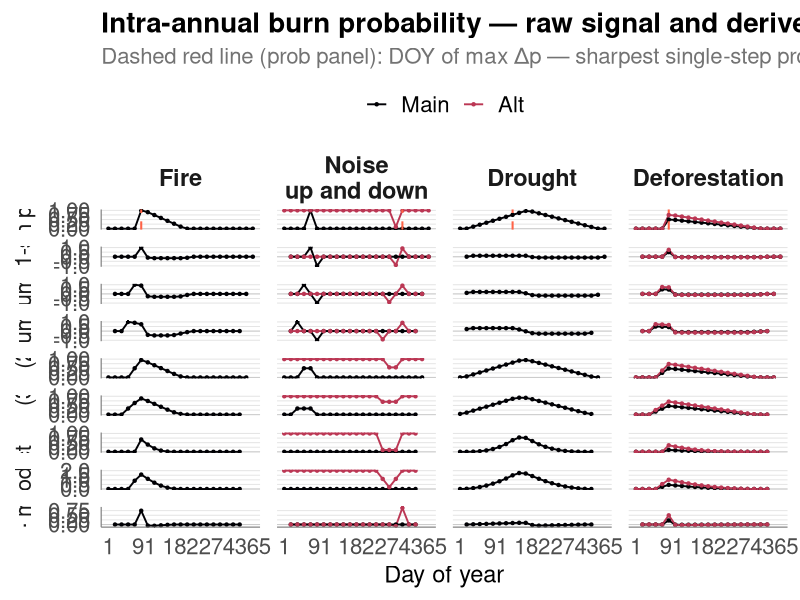
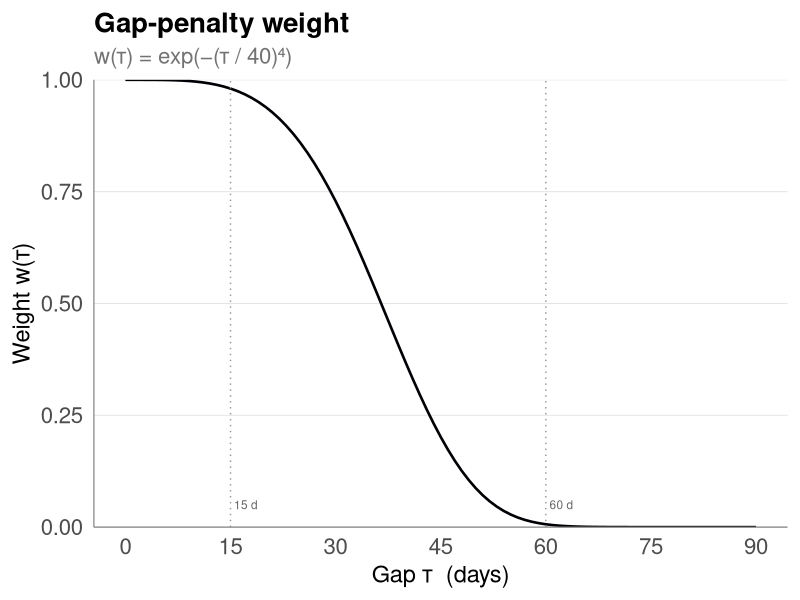
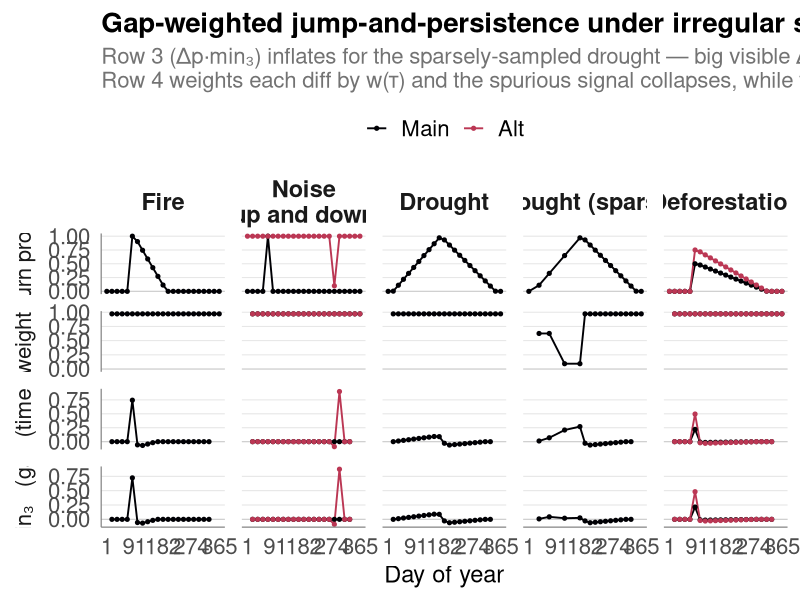
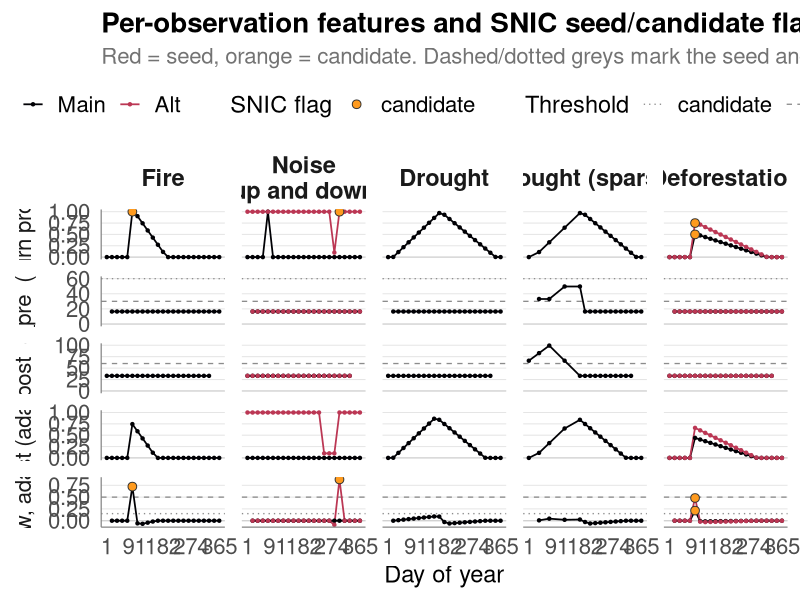
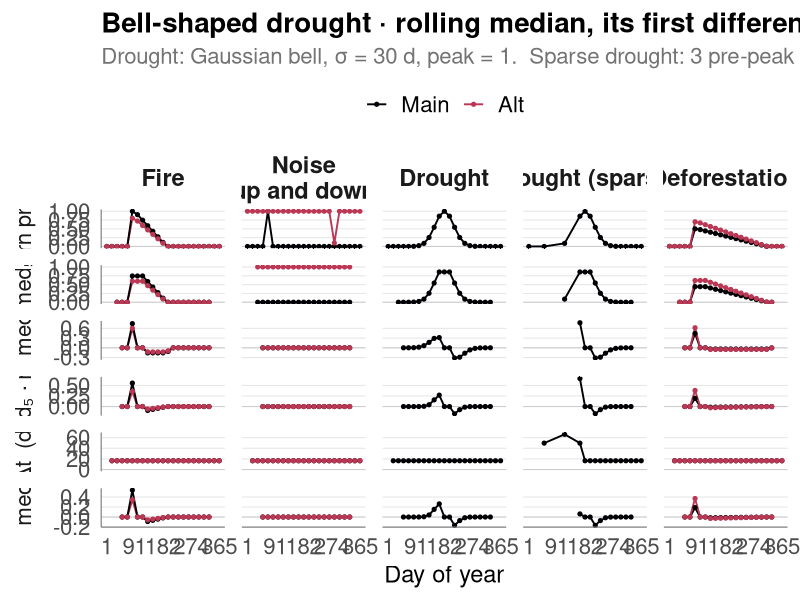
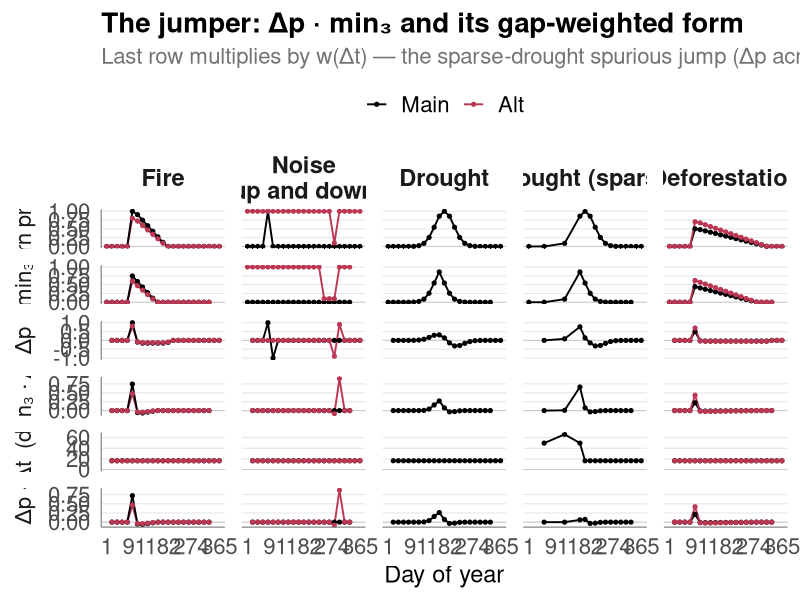

Here is the R script that generated these plots, in order:
## ---- chunk 1
library(tidyverse)

# Single source of truth for plot styling. Bump `base_size` to scale every font
# in every plot, or tweak individual elements here to update all plots at once.
theme_burn <- function(base_size = 18) {
  theme_minimal(base_size = base_size) +
    theme(
      strip.placement   = "outside",
      strip.text.y.left = element_text(size   = base_size - 2,
                                       margin = margin(r = 6)),
      strip.text.x      = element_text(face   = "bold",
                                       size   = base_size - 1,
                                       margin = margin(b = 6)),
      panel.spacing     = unit(0.85, "lines"),
      panel.grid.minor  = element_blank(),
      panel.grid.major.x = element_blank(),
      panel.grid.major.y = element_line(colour = "grey90", linewidth = 0.35),
      axis.line         = element_line(colour = "grey50", linewidth = 0.4),
      plot.title        = element_text(face   = "bold",
                                       size   = base_size + 2,
                                       margin = margin(b = 6)),
      plot.subtitle     = element_text(size   = base_size - 2,
                                       colour = "grey45",
                                       margin = margin(b = 8)),
      axis.text         = element_text(size = base_size - 2),
      axis.title        = element_text(size = base_size - 1),
      legend.position   = "top",
      legend.box        = "horizontal",
      legend.title      = element_text(size = base_size - 1),
      legend.text       = element_text(size = base_size - 2)
    )
}

theme_set(theme_burn())
## ---- chunk 2
# Regular sampling at half the previous density (~16.5 d spacing).
n   <- 23
doy <- seq(1, 365, length.out = n)

# Signal shapes are defined directly in DOY space so they survive any change
# in sampling density. Helper for "spike at the obs nearest a target DOY".
idx_at <- function(target_doy) which.min(abs(doy - target_doy))

make_signal <- function(type, peak = 1.0) {
  p <- rep(0.0, n)
  switch(type,
    fire = {
      # peak plateau DOY 73–90, then linear decline to DOY 195
      p <- ifelse(doy < 73,                                  0,
           ifelse(doy <= 90,                                 peak,
           ifelse(doy <= 195, peak * (195 - doy) / (195 - 90), 0)))
    },
    noise = {
      # baseline 0, single high spike near DOY 73
      p[idx_at(73)] <- peak
    },
    noise_down = {
      # baseline 1, single low dip near DOY 276 (later in the year)
      p[]            <- 1.0
      p[idx_at(276)] <- 0.1
    },
    drought = {
      # slow linear increase DOY 17 → 171; linear decline to DOY 349
      p <- ifelse(doy < 17,                                          0,
           ifelse(doy <= 171, peak * (doy - 17)  / (171 - 17),
           ifelse(doy <= 349, peak * (349 - doy) / (349 - 171),      0)))
    },
    deforestation = {
      # peak plateau DOY 73–90, slow decline to DOY 317
      p <- ifelse(doy < 73,                                   0,
           ifelse(doy <= 90,                                  peak,
           ifelse(doy <= 317, peak * (317 - doy) / (317 - 90), 0)))
    }
  )
  p
}

# Each row defines one signal. Multiple rows per `case` are allowed and will be
# overlaid in the same column of the facet grid, distinguished by colour.
# `type` is the signal-generator key (passed to make_signal); `case` is the panel.
signal_specs <- tibble::tribble(
  ~case,           ~type,           ~level,         ~peak,
  "fire",          "fire",          NA_character_,  1.00,
  "noise",         "noise",         "up",           1.00,
  "noise",         "noise_down",    "down",         1.00,
  "drought",       "drought",       NA_character_,  1.00,
  "deforestation", "deforestation", "0.50",         0.50,
  "deforestation", "deforestation", "0.75",         0.75
)
## ---- chunk 3
# For a probability vector p at dates d, compute:
#   pdiff      : p[t] - p[t-1], assigned to forward date t
#   pdiff_sum2 : rolling sum of 2 consecutive diffs, date of first diff
#   pdiff_sum3 : rolling sum of 3 consecutive diffs, date of first diff
#   mean2      : 2-obs forward rolling mean of p, date of first obs
#   mean3      : 3-obs forward rolling mean of p, date of first obs
#   prod3      : 3-obs forward rolling product of p, date of first obs
#                — spike-killer: any zero in the window forces the window to zero
#   q3         : sum of products of consecutive pairs in a 3-obs window,
#                p[t]·p[t+1] + p[t+1]·p[t+2], date of first obs.
#                — fires when the high value is flanked by another high value;
#                  in log-space this is logsumexp(log p[t]+log p[t+1], log p[t+1]+log p[t+2])
#   jump_x_min : (p[t] - p[t-1]) · min(p[t], p[t+1], p[t+2]), date = t
#                — combined: requires both an abrupt jump AND persistence after,
#                  so it suppresses noise (no persistence) and drought (no jump) at once
compute_metrics <- function(p, d) {
  n  <- length(p)
  pd <- diff(p)          # length n-1
  m  <- length(pd)
  pd_doy <- d[-1]        # forward dates for each diff

  list(
    prob       = tibble(doy = d,              value = p),
    pdiff      = tibble(doy = pd_doy,         value = pd),
    pdiff_sum2 = tibble(doy = pd_doy[-m],     value = pd[-m] + pd[-1]),
    pdiff_sum3 = tibble(doy = pd_doy[1:(m-2)],
                        value = pd[1:(m-2)] + pd[2:(m-1)] + pd[3:m]),
    mean2      = tibble(doy = d[-n],          value = (p[-n] + p[-1]) / 2),
    mean3      = tibble(doy = d[1:(n-2)],     value = (p[1:(n-2)] + p[2:(n-1)] + p[3:n]) / 3),
    prod3      = tibble(doy = d[1:(n-2)],     value = p[1:(n-2)] * p[2:(n-1)] * p[3:n]),
    q3         = tibble(doy = d[1:(n-2)],
                        value = p[1:(n-2)] * p[2:(n-1)] + p[2:(n-1)] * p[3:n]),
    jump_x_min = tibble(
      doy   = d[2:(n-2)],
      value = (p[2:(n-2)] - p[1:(n-3)]) *
              pmin(p[2:(n-2)], p[3:(n-1)], p[4:n])
    )
  )
}

var_levels  <- c("prob", "pdiff", "pdiff_sum2", "pdiff_sum3",
                 "mean2", "mean3", "prod3", "q3", "jump_x_min")
case_levels <- c("fire", "noise", "drought", "deforestation")

df <- purrr::pmap_dfr(signal_specs, function(case, type, level, peak) {
  p      <- make_signal(type, peak)
  mets   <- compute_metrics(p, doy)
  sig_id <- if (is.na(level)) type else paste(case, level, sep = "_")
  purrr::map_dfr(var_levels, function(vr) {
    mets[[vr]] |> mutate(
      signal_id = sig_id,
      case      = case,
      level     = level,
      variable  = vr
    )
  })
}) |>
  mutate(
    case      = factor(case,     levels = case_levels),
    variable  = factor(variable, levels = var_levels),
    color_grp = dplyr::case_when(
      case == "noise"         & level == "down" ~ "Alt",
      case == "deforestation" & level == "0.75" ~ "Alt",
      TRUE                                      ~ "Main"
    )
  )
## ---- chunk 4
#| fig-width: 13
#| fig-height: 19

# DOY of max pdiff per case — vertical reference in the prob panel only.
# Multiple signals per case have the same transition DOY in these synthetics,
# so we keep one vline per case.
vline_df <- df |>
  filter(variable == "pdiff") |>
  group_by(signal_id, case) |>
  slice_max(value, n = 1, with_ties = FALSE) |>
  ungroup() |>
  group_by(case) |>
  slice_head(n = 1) |>
  ungroup() |>
  select(case, doy_vline = doy) |>
  mutate(variable = factor("prob", levels = var_levels))

var_labels <- c(
  prob       = "Burn prob.",
  pdiff      = "Δp  (1-step)",
  pdiff_sum2 = "Δp sum  (2)",
  pdiff_sum3 = "Δp sum  (3)",
  mean2      = "Mean  (2-obs)",
  mean3      = "Mean  (3-obs)",
  prod3      = "Product  (3-obs)",
  q3         = "Σ pair-prod  (3-obs)",
  jump_x_min = "Δp · min₃"
)

case_labels <- c(
  fire          = "Fire",
  noise         = "Noise\nup and down",
  drought       = "Drought",
  deforestation = "Deforestation"
)

ggplot(df, aes(x = doy, y = value, group = signal_id, colour = color_grp)) +
  geom_hline(yintercept = 0, colour = "grey80", linewidth = 0.35) +
  geom_line(linewidth = 0.65) +
  geom_point(size = 0.85) +
  geom_vline(
    data        = vline_df,
    aes(xintercept = doy_vline),
    colour      = "tomato",
    linetype    = "dashed",
    linewidth   = 0.7,
    inherit.aes = FALSE
  ) +
  facet_grid(
    variable ~ case,
    scales   = "free_y",
    switch   = "y",
    labeller = labeller(variable = var_labels, case = case_labels)
  ) +
  scale_colour_manual(
    name   = NULL,
    values = c(Main = "#000004", Alt = "#BB3754"),
    breaks = c("Main", "Alt")
  ) +
  scale_x_continuous(
    breaks = c(1, 91, 182, 274, 365),
    labels = c("1", "91", "182", "274", "365")
  ) +
  labs(
    x        = "Day of year",
    y        = NULL,
    title    = "Intra-annual burn probability — raw signal and derived metrics",
    subtitle = "Dashed red line (prob panel): DOY of max Δp — sharpest single-step probability increase"
  )
## ---- chunk 5
#| label: gap-weight-shape
#| fig-width: 6.5
#| fig-height: 3

gap_weight <- function(tau_days, tau0 = 40, k = 4) {
  exp(-(tau_days / tau0)^k)
}

tibble(tau = seq(0, 90, by = 1), w = gap_weight(tau)) |>
  ggplot(aes(tau, w)) +
  geom_line(linewidth = 0.9, colour = "#000004") +
  geom_vline(xintercept = c(15, 60), colour = "grey60", linetype = "dotted") +
  annotate("text", x = 15, y = 0.05, label = "15 d", hjust = -0.15, size = 3, colour = "grey40") +
  annotate("text", x = 60, y = 0.05, label = "60 d", hjust = -0.15, size = 3, colour = "grey40") +
  scale_y_continuous(limits = c(0, 1), expand = c(0, 0)) +
  scale_x_continuous(breaks = seq(0, 90, by = 15)) +
  labs(
    x        = "Gap τ  (days)",
    y        = "Weight w(τ)",
    title    = "Gap-penalty weight",
    subtitle = "w(τ) = exp(−(τ / 40)⁴)"
  )
## ---- chunk 6
# Sparse drought: keep only ~17 obs over the year (gaps up to ~50 d in the
# early part, dense from obs 11 onward).
sparse_keep <- c(1L, 3L, 5L, 8L, 11L:n)

build_obs <- function(case, peak, keep = seq_len(n)) {
  p_full <- make_signal(case, peak)
  list(p = p_full[keep], d = doy[keep])
}

signals2 <- list(
  fire              = list(case = "fire",           level = NA_character_,
                           obs = build_obs("fire",          1.00)),
  noise_up          = list(case = "noise",          level = "up",
                           obs = build_obs("noise",         1.00)),
  noise_down        = list(case = "noise",          level = "down",
                           obs = build_obs("noise_down",    1.00)),
  drought           = list(case = "drought",        level = NA_character_,
                           obs = build_obs("drought",       1.00)),
  drought_sparse    = list(case = "drought_sparse", level = NA_character_,
                           obs = build_obs("drought",       1.00, sparse_keep)),
  deforestation_050 = list(case = "deforestation",  level = "0.50",
                           obs = build_obs("deforestation", 0.50)),
  deforestation_075 = list(case = "deforestation",  level = "0.75",
                           obs = build_obs("deforestation", 0.75))
)

compute_jw <- function(p, d) {
  nn  <- length(p)
  pd  <- diff(p)              # length nn - 1
  tau <- diff(d)              # gap in days, length nn - 1
  w   <- gap_weight(tau)      # length nn - 1
  fwd <- d[-1]                # forward date for each diff / each gap

  idx       <- 1:(nn - 3)     # for jump: t = 2..(nn - 2)
  jx_doy    <- fwd[idx]
  persist3  <- pmin(p[2:(nn - 2)], p[3:(nn - 1)], p[4:nn])
  j_agn     <- pd[idx]            * persist3   # time-agnostic = jump_x_min
  j_w       <- pd[idx] * w[idx]   * persist3   # gap-weighted

  list(
    prob       = tibble(doy = d,        value = p),
    weight     = tibble(doy = fwd,      value = w),
    jump_x_min = tibble(doy = jx_doy,   value = j_agn),
    jump_w     = tibble(doy = jx_doy,   value = j_w)
  )
}

var2_levels  <- c("prob", "weight", "jump_x_min", "jump_w")
case2_levels <- c("fire", "noise", "drought", "drought_sparse", "deforestation")

df2 <- purrr::imap_dfr(signals2, function(sig, sig_id) {
  mets <- compute_jw(sig$obs$p, sig$obs$d)
  purrr::map_dfr(var2_levels, function(vr) {
    mets[[vr]] |> mutate(
      signal_id = sig_id,
      case      = sig$case,
      level     = sig$level,
      variable  = vr
    )
  })
}) |>
  mutate(
    case      = factor(case,     levels = case2_levels),
    variable  = factor(variable, levels = var2_levels),
    color_grp = dplyr::case_when(
      case == "noise"         & level == "down" ~ "Alt",
      case == "deforestation" & level == "0.75" ~ "Alt",
      TRUE                                      ~ "Main"
    )
  )
## ---- chunk 7
#| fig-width: 15
#| fig-height: 12

case2_labels <- c(
  fire           = "Fire",
  noise          = "Noise\nup and down",
  drought        = "Drought",
  drought_sparse = "Drought (sparse)",
  deforestation  = "Deforestation"
)

var2_labels <- c(
  prob       = "Burn prob.",
  weight     = "Gap weight  w(τ)",
  jump_x_min = "Δp · min₃   (time-agnostic)",
  jump_w     = "Δp · w(τ) · min₃   (gap-weighted)"
)

ggplot(df2, aes(x = doy, y = value,
                group = signal_id, colour = color_grp)) +
  geom_hline(yintercept = 0, colour = "grey80", linewidth = 0.35) +
  geom_line(linewidth = 0.65) +
  geom_point(size = 1.1) +
  facet_grid(
    variable ~ case,
    scales   = "free_y",
    switch   = "y",
    labeller = labeller(variable = var2_labels, case = case2_labels)
  ) +
  scale_colour_manual(
    name   = NULL,
    values = c(Main = "#000004", Alt = "#BB3754"),
    breaks = c("Main", "Alt")
  ) +
  scale_x_continuous(breaks = c(1, 91, 182, 274, 365)) +
  labs(
    x        = "Day of year",
    y        = NULL,
    title    = "Gap-weighted jump-and-persistence under irregular sampling",
    subtitle = "Row 3 (Δp·min₃) inflates for the sparsely-sampled drought — big visible Δp across long gaps.\nRow 4 weights each diff by w(τ) and the spurious signal collapses, while fire and deforestation are preserved."
  )
## ---- chunk 8
# Adaptive persistence: 3-obs min when the window's time span ≤ tau_max,
# otherwise fall back to 2-obs min (and to p[t] alone at the trailing edge).
persist_adapt_fn <- function(p, d, tau_max = 60) {
  nn       <- length(p)
  p3       <- rep(NA_real_, nn)
  p2       <- rep(NA_real_, nn)
  tau_post <- rep(NA_real_, nn)
  if (nn >= 3) {
    p3[1:(nn - 2)]       <- pmin(p[1:(nn - 2)], p[2:(nn - 1)], p[3:nn])
    tau_post[1:(nn - 2)] <- d[3:nn] - d[1:(nn - 2)]
  }
  if (nn >= 2) p2[1:(nn - 1)] <- pmin(p[1:(nn - 1)], p[2:nn])

  out <- p
  out <- ifelse(!is.na(p2), p2, out)
  out <- ifelse(!is.na(p3) & !is.na(tau_post) & tau_post <= tau_max, p3, out)
  out
}

compute_snic_features <- function(p, d,
                                   tau_max       = 60,
                                   theta_high    = 0.5,
                                   theta_low     = 0.15,
                                   tau_pre_seed  = 30,
                                   tau_pre_cand  = 60,
                                   tau_post_seed = 60,
                                   n_min_seed    = 35,
                                   n_min_cand    = 20) {
  nn         <- length(p)
  n_obs_year <- nn

  tau_pre  <- c(NA_real_, diff(d))
  tau_post <- if (nn >= 3) c(d[3:nn] - d[1:(nn - 2)], NA_real_, NA_real_)
              else rep(NA_real_, nn)
  w_pre    <- gap_weight(tau_pre)

  persist_adapt <- persist_adapt_fn(p, d, tau_max = tau_max)
  dp            <- c(NA_real_, diff(p))
  J_w_adapt     <- dp * w_pre * persist_adapt

  is_seed <- !is.na(J_w_adapt) & J_w_adapt >= theta_high &
             !is.na(tau_pre)   & tau_pre   <= tau_pre_seed &
             !is.na(tau_post)  & tau_post  <= tau_post_seed &
             n_obs_year >= n_min_seed

  is_cand <- !is.na(J_w_adapt) & J_w_adapt >= theta_low &
             !is.na(tau_pre)   & tau_pre   <= tau_pre_cand &
             n_obs_year >= n_min_cand

  tibble(
    doy           = d,
    p             = p,
    tau_pre       = tau_pre,
    tau_post      = tau_post,
    w_pre         = w_pre,
    persist_adapt = persist_adapt,
    dp            = dp,
    J_w_adapt     = J_w_adapt,
    n_obs_year    = n_obs_year,
    flag          = factor(
      dplyr::case_when(is_seed ~ "seed", is_cand ~ "candidate", TRUE ~ "none"),
      levels = c("none", "candidate", "seed")
    )
  )
}

df3 <- purrr::imap_dfr(signals2, function(sig, sig_id) {
  feats <- compute_snic_features(sig$obs$p, sig$obs$d)
  feats |> mutate(
    signal_id = sig_id,
    case      = sig$case,
    level     = sig$level
  )
}) |>
  mutate(
    case      = factor(case, levels = case2_levels),
    color_grp = dplyr::case_when(
      case == "noise"         & level == "down" ~ "Alt",
      case == "deforestation" & level == "0.75" ~ "Alt",
      TRUE                                      ~ "Main"
    )
  )
## ---- chunk 9
#| fig-width: 15
#| fig-height: 14

var3_levels <- c("prob", "tau_pre", "tau_post", "persist_adapt", "J_w_adapt")

var3_labels <- c(
  prob          = "Burn prob.",
  tau_pre       = "τ_pre  (d)",
  tau_post      = "τ_post  (d)",
  persist_adapt = "Persist (adaptive)",
  J_w_adapt     = "J  (w, adapt)"
)

df3_long <- df3 |>
  select(doy, signal_id, case, color_grp, flag,
         prob = p, tau_pre, tau_post, persist_adapt, J_w_adapt) |>
  tidyr::pivot_longer(c(prob, tau_pre, tau_post, persist_adapt, J_w_adapt),
                      names_to = "variable", values_to = "value") |>
  mutate(variable = factor(variable, levels = var3_levels))

# Threshold reference lines per row
hlines_df <- tibble::tribble(
  ~variable,    ~yintercept, ~thr_type,
  "tau_pre",    30,          "seed",
  "tau_pre",    60,          "candidate",
  "tau_post",   60,          "seed",
  "J_w_adapt",  0.5,         "seed",
  "J_w_adapt",  0.15,        "candidate"
) |>
  mutate(variable = factor(variable, levels = var3_levels))

# Flag markers — only on the prob and J_w_adapt rows
flag_markers <- df3_long |>
  filter(variable %in% c("prob", "J_w_adapt"), flag != "none")

ggplot(df3_long, aes(x = doy, y = value,
                     group = signal_id, colour = color_grp)) +
  geom_hline(yintercept = 0, colour = "grey80", linewidth = 0.35) +
  geom_hline(
    data        = hlines_df,
    aes(yintercept = yintercept, linetype = thr_type),
    colour      = "grey55",
    linewidth   = 0.45,
    inherit.aes = FALSE
  ) +
  geom_line(linewidth = 0.6) +
  geom_point(size = 0.85) +
  geom_point(
    data        = flag_markers,
    aes(x = doy, y = value, fill = flag),
    shape       = 21,
    colour      = "grey20",
    size        = 2.6,
    stroke      = 0.5,
    inherit.aes = FALSE
  ) +
  facet_grid(
    variable ~ case,
    scales   = "free_y",
    switch   = "y",
    labeller = labeller(variable = var3_labels, case = case2_labels)
  ) +
  scale_colour_manual(
    name   = NULL,
    values = c(Main = "#000004", Alt = "#BB3754"),
    breaks = c("Main", "Alt")
  ) +
  scale_fill_manual(
    name   = "SNIC flag",
    values = c(seed = "#e31a1c", candidate = "#ff9b1f")
  ) +
  scale_linetype_manual(
    name   = "Threshold",
    values = c(seed = "dashed", candidate = "dotted")
  ) +
  scale_x_continuous(breaks = c(1, 91, 182, 274, 365)) +
  labs(
    x        = "Day of year",
    y        = NULL,
    title    = "Per-observation features and SNIC seed/candidate flags",
    subtitle = "Red = seed, orange = candidate. Dashed/dotted greys mark the seed and candidate thresholds on τ_pre, τ_post, and J."
  )
## ---- chunk 10
mu_bell    <- doy[idx_at(180)]   # peak obs nearest mid-year (DOY ≈ 182.5)
sigma_bell <- 30                 # days

make_signal_bell <- function(type, peak = 1.0) {
  p <- rep(0.0, n)
  switch(type,
    fire = {
      p <- ifelse(doy < 73,                                  0,
           ifelse(doy <= 90,                                 peak,
           ifelse(doy <= 195, peak * (195 - doy) / (195 - 90), 0)))
    },
    noise = {
      p[idx_at(73)] <- peak
    },
    noise_down = {
      p[]            <- 1.0
      p[idx_at(276)] <- 0.1
    },
    drought = {
      p <- peak * exp(-((doy - mu_bell)^2) / (2 * sigma_bell^2))
    },
    deforestation = {
      p <- ifelse(doy < 73,                                   0,
           ifelse(doy <= 90,                                  peak,
           ifelse(doy <= 317, peak * (317 - doy) / (317 - 90), 0)))
    }
  )
  p
}

# Sparse drought: obs 1, 4, 8 before peak; dense from obs 11 onward.
# At obs 8 (DOY ≈ 117): bell ≈ 0.09 → jump to ≈ 0.86 at obs 11 (DOY ≈ 166).
sparse_keep_bell <- c(1L, 4L, 8L, 11L:n)

build_obs_bell <- function(case, peak, keep = seq_len(n)) {
  p_full <- make_signal_bell(case, peak)
  list(p = p_full[keep], d = doy[keep])
}

signals_ws <- list(
  fire_100          = list(case = "fire",           level = "1.00",
                           obs = build_obs_bell("fire",          1.00)),
  fire_080          = list(case = "fire",           level = "0.80",
                           obs = build_obs_bell("fire",          0.80)),
  noise_up          = list(case = "noise",          level = "up",
                           obs = build_obs_bell("noise",         1.00)),
  noise_down        = list(case = "noise",          level = "down",
                           obs = build_obs_bell("noise_down",    1.00)),
  drought           = list(case = "drought",        level = NA_character_,
                           obs = build_obs_bell("drought",       1.00)),
  drought_sparse    = list(case = "drought_sparse", level = NA_character_,
                           obs = build_obs_bell("drought",       1.00, sparse_keep_bell)),
  deforestation_050 = list(case = "deforestation",  level = "0.50",
                           obs = build_obs_bell("deforestation", 0.50)),
  deforestation_070 = list(case = "deforestation",  level = "0.70",
                           obs = build_obs_bell("deforestation", 0.70))
)

# 5-obs forward rolling median dated at the middle (3rd) observation.
compute_ws1 <- function(p, d) {
  nn      <- length(p)
  valid_n <- max(nn - 4L, 0L)

  if (valid_n > 0L) {
    med5_val <- vapply(seq_len(valid_n),
                       function(i) median(p[i:(i + 4L)]),
                       numeric(1))
    med5_doy <- d[seq_len(valid_n) + 2L]   # middle obs of each 5-obs window
  } else {
    med5_val <- numeric(0)
    med5_doy <- numeric(0)
  }

  dm5 <- diff(med5_val)
  # Gap between consecutive med5 dates = gap between the two middle obs of the
  # rolling windows. We use this gap to soften the product near long gaps.
  gw_med <- if (length(med5_doy) >= 2) gap_weight(diff(med5_doy)) else numeric(0)

  list(
    prob        = tibble(doy = d,             value = p),
    median5     = tibble(doy = med5_doy,      value = med5_val),
    diff_med5   = tibble(doy = med5_doy[-1],  value = dm5),
    prod_med5   = tibble(doy = med5_doy[-1],  value = dm5 * med5_val[-1]),
    delta_t     = tibble(doy = d[-1],         value = diff(d)),
    prod_med5_w = tibble(doy = med5_doy[-1],  value = dm5 * med5_val[-1] * gw_med)
  )
}

var_ws1_levels <- c("prob", "median5", "diff_med5", "prod_med5",
                    "delta_t", "prod_med5_w")

df_ws1 <- purrr::imap_dfr(signals_ws, function(sig, sig_id) {
  mets <- compute_ws1(sig$obs$p, sig$obs$d)
  purrr::map_dfr(var_ws1_levels, function(vr) {
    mets[[vr]] |> mutate(
      signal_id = sig_id,
      case      = sig$case,
      level     = sig$level,
      variable  = vr
    )
  })
}) |>
  mutate(
    case      = factor(case,     levels = case2_levels),
    variable  = factor(variable, levels = var_ws1_levels),
    color_grp = dplyr::case_when(
      case == "fire"          & level == "0.80" ~ "Alt",
      case == "noise"         & level == "down" ~ "Alt",
      case == "deforestation" & level == "0.70" ~ "Alt",
      TRUE                                      ~ "Main"
    )
  )
## ---- chunk 11
#| fig-width: 14
#| fig-height: 13

var_ws1_labels <- c(
  prob        = "Burn prob.",
  median5     = "med₅",
  diff_med5   = "Δ med₅",
  prod_med5   = "Δmed₅ · med₅",
  delta_t     = "Δt  (d)",
  prod_med5_w = "Δmed₅ · med₅ · w(Δt)"
)

ggplot(df_ws1, aes(x = doy, y = value,
                   group = signal_id, colour = color_grp)) +
  geom_hline(yintercept = 0, colour = "grey80", linewidth = 0.35) +
  geom_line(linewidth = 0.65) +
  geom_point(size = 1.1) +
  facet_grid(
    variable ~ case,
    scales   = "free_y",
    switch   = "y",
    labeller = labeller(variable = var_ws1_labels, case = case2_labels)
  ) +
  scale_colour_manual(
    name   = NULL,
    values = c(Main = "#000004", Alt = "#BB3754"),
    breaks = c("Main", "Alt")
  ) +
  scale_x_continuous(breaks = c(1, 91, 182, 274, 365)) +
  labs(
    x        = "Day of year",
    y        = NULL,
    title    = "Bell-shaped drought · rolling median, its first difference, and gap-weighted product",
    subtitle = paste0(
      "Drought: Gaussian bell, σ = 30 d, peak = 1.  ",
      "Sparse drought: 3 pre-peak obs (last at DOY ≈ 117, prob ≈ 0.09)."
    )
  )
## ---- chunk 12
# dp[t]   = p[t] - p[t-1], dated at d[t]   (t = 2..nn)
# min3[t] = min(p[t], p[t+1], p[t+2]), dated at d[t]   (t = 1..nn-2)
# jumper  = dp[t] * min3[t], overlap at t = 2..nn-2
compute_ws2 <- function(p, d) {
  nn       <- length(p)
  dp_val   <- diff(p)
  min3_val <- pmin(p[1:(nn - 2)], p[2:(nn - 1)], p[3:nn])
  delta_t  <- diff(d)                                # length nn - 1
  gw_dp    <- gap_weight(delta_t)                    # weight for each Δp

  list(
    prob     = tibble(doy = d,               value = p),
    dp       = tibble(doy = d[-1],           value = dp_val),
    min3     = tibble(doy = d[1:(nn - 2)],   value = min3_val),
    jumper   = tibble(doy = d[2:(nn - 2)],
                      value = dp_val[1:(nn - 3)] * min3_val[2:(nn - 2)]),
    delta_t  = tibble(doy = d[-1],           value = delta_t),
    jumper_w = tibble(doy = d[2:(nn - 2)],
                      value = dp_val[1:(nn - 3)] * min3_val[2:(nn - 2)] *
                              gw_dp[1:(nn - 3)])
  )
}

var_ws2_levels <- c("prob", "min3", "dp", "jumper", "delta_t", "jumper_w")

df_ws2 <- purrr::imap_dfr(signals_ws, function(sig, sig_id) {
  mets <- compute_ws2(sig$obs$p, sig$obs$d)
  purrr::map_dfr(var_ws2_levels, function(vr) {
    mets[[vr]] |> mutate(
      signal_id = sig_id,
      case      = sig$case,
      level     = sig$level,
      variable  = vr
    )
  })
}) |>
  mutate(
    case      = factor(case,     levels = case2_levels),
    variable  = factor(variable, levels = var_ws2_levels),
    color_grp = dplyr::case_when(
      case == "fire"          & level == "0.80" ~ "Alt",
      case == "noise"         & level == "down" ~ "Alt",
      case == "deforestation" & level == "0.70" ~ "Alt",
      TRUE                                      ~ "Main"
    )
  )
## ---- chunk 13
#| fig-width: 14
#| fig-height: 13

var_ws2_labels <- c(
  prob     = "Burn prob.",
  min3     = "min₃",
  dp       = "Δp",
  jumper   = "min₃ · Δp",
  delta_t  = "Δt  (d)",
  jumper_w = "min₃ · Δp · w(Δt)"
)

ggplot(df_ws2, aes(x = doy, y = value,
                   group = signal_id, colour = color_grp)) +
  geom_hline(yintercept = 0, colour = "grey80", linewidth = 0.35) +
  geom_line(linewidth = 0.65) +
  geom_point(size = 1.1) +
  facet_grid(
    variable ~ case,
    scales   = "free_y",
    switch   = "y",
    labeller = labeller(variable = var_ws2_labels, case = case2_labels)
  ) +
  scale_colour_manual(
    name   = NULL,
    values = c(Main = "#000004", Alt = "#BB3754"),
    breaks = c("Main", "Alt")
  ) +
  scale_x_continuous(breaks = c(1, 91, 182, 274, 365)) +
  labs(
    x        = "Day of year",
    y        = NULL,
    title    = "The jumper: Δp · min₃ and its gap-weighted form",
    subtitle = "Last row multiplies by w(Δt) — the sparse-drought spurious jump (Δp across a long gap) is suppressed; fire survives."
  )
